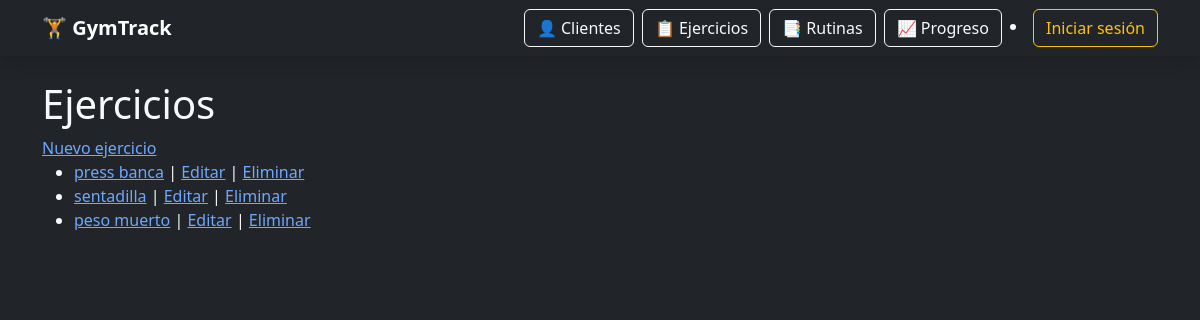
/, run on an earlier commit of the app's database.
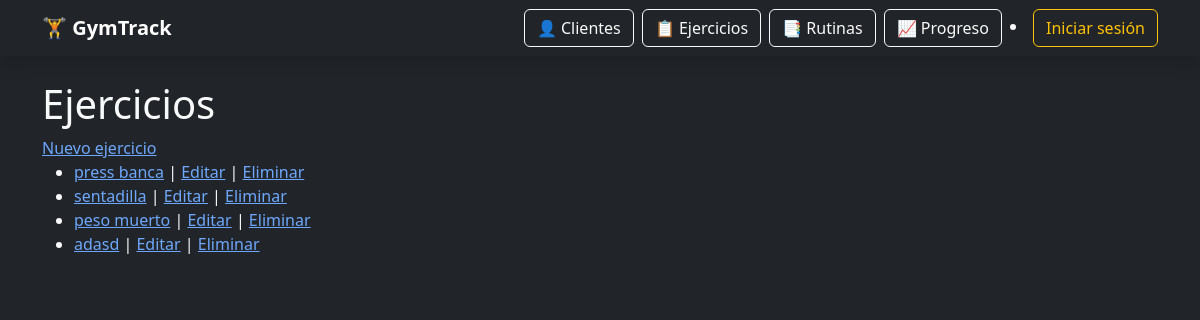
And on a later commit of the database.
### ejercicios/models.py (models this page shows, shortened)
class Ejercicio(models.Model):
    nombre = models.CharField(max_length=100)
    descripcion = models.TextField()
    grupo_muscular = models.CharField(max_length=100)
    variante = models.CharField(max_length=100, blank=True)

### ejercicios/views.py (the view)
# urls.py: path("", EjercicioListaView.as_view(), name="lista"),
class EjercicioListaView(ListView):
    model = Ejercicio
    template_name = "ejercicios/lista.html"
    context_object_name = "ejercicios"

### ejercicios/templates/ejercicios/lista.html (shortened to what this page needs)
{% extends "base.html" %}
{% block content %}
<body>
    <h1>Ejercicios</h1>
    <a href="{% url 'ejercicios:crear' %}">Nuevo ejercicio</a>
    <ul>
        {% for ejercicio in ejercicios %}
            <li>
                <a href="{% url 'ejercicios:detalle' ejercicio.pk %}">{{ ejercicio.nombre }}</a>
                |
                <a href="{% url 'ejercicios:editar' ejercicio.pk %}">Editar</a>
                |
                <a href="{% url 'ejercicios:eliminar' ejercicio.pk %}">Eliminar</a>
            </li>
        {% empty %}
            <li>No hay ejercicios cargados.</li>
        {% endfor %}
    </ul>
</body>
</html>
    {% endblock %}

What changed in the data, as far as the page shows it:
added Ejercicio: nombre "adasd"
